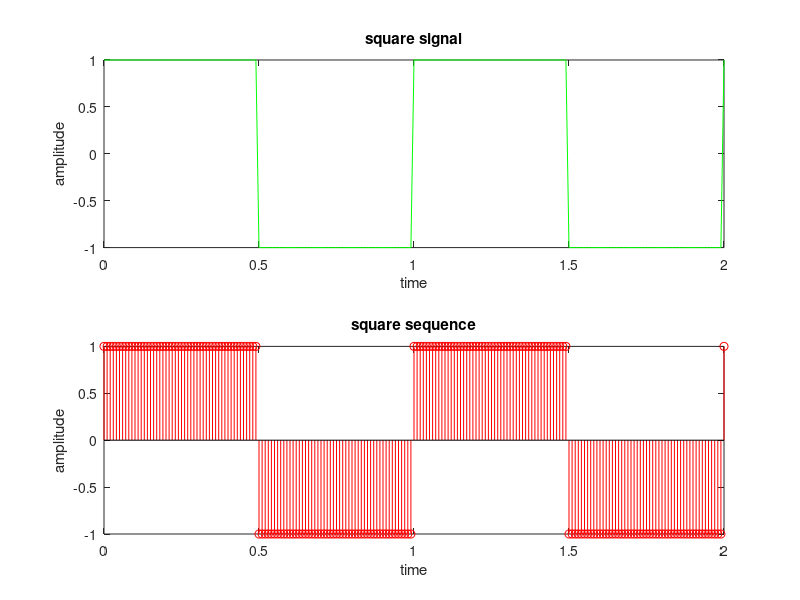

The MATLAB script that drew this image:
clc
clear all;
close all;
t=0:0.01:2;
x=square(2*pi*t);
subplot(2,1,1);
plot(t,x,'g');
xlabel('time');
ylabel('amplitude');
title('square signal');
subplot(2,1,2);
stem(t,x,'r');
xlabel('time');
ylabel('amplitude');
title('square sequence');
